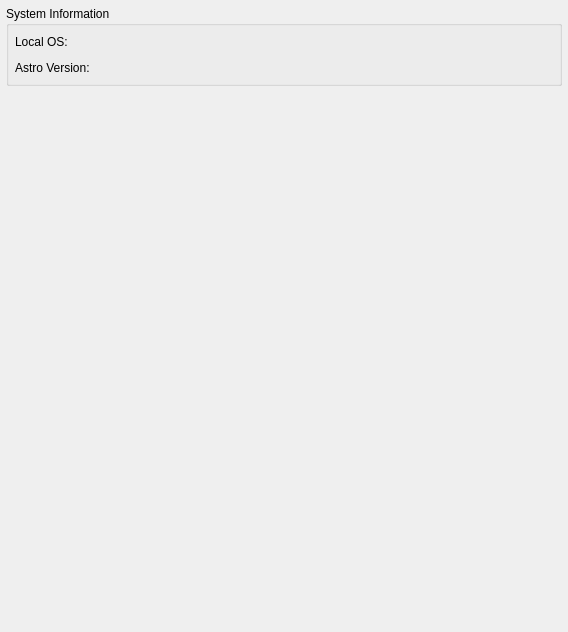
<?xml version="1.0" encoding="UTF-8"?>
<ui version="4.0">
 <class>snowgui::localconfigurationwidget</class>
 <widget class="QWidget" name="snowgui::localconfigurationwidget">
  <property name="geometry">
   <rect>
    <x>0</x>
    <y>0</y>
    <width>568</width>
    <height>632</height>
   </rect>
  </property>
  <property name="windowTitle">
   <string>Form</string>
  </property>
  <layout class="QGridLayout" name="gridLayout">
   <property name="leftMargin">
    <number>6</number>
   </property>
   <property name="topMargin">
    <number>6</number>
   </property>
   <property name="rightMargin">
    <number>6</number>
   </property>
   <property name="bottomMargin">
    <number>6</number>
   </property>
   <item row="0" column="0">
    <widget class="QGroupBox" name="localsystemGroup">
     <property name="maximumSize">
      <size>
       <width>16777215</width>
       <height>80</height>
      </size>
     </property>
     <property name="title">
      <string>System Information</string>
     </property>
     <layout class="QGridLayout" name="gridLayout_8">
      <property name="leftMargin">
       <number>6</number>
      </property>
      <property name="topMargin">
       <number>6</number>
      </property>
      <property name="rightMargin">
       <number>6</number>
      </property>
      <property name="bottomMargin">
       <number>6</number>
      </property>
      <item row="1" column="0">
       <widget class="QLabel" name="localastroversionLabel">
        <property name="maximumSize">
         <size>
          <width>100</width>
          <height>16777215</height>
         </size>
        </property>
        <property name="text">
         <string>Astro Version:</string>
        </property>
       </widget>
      </item>
      <item row="0" column="0">
       <widget class="QLabel" name="localsystemLabel">
        <property name="maximumSize">
         <size>
          <width>100</width>
          <height>16777215</height>
         </size>
        </property>
        <property name="text">
         <string>Local OS:</string>
        </property>
       </widget>
      </item>
      <item row="1" column="1" colspan="2">
       <widget class="QLabel" name="localastroversionField">
        <property name="maximumSize">
         <size>
          <width>16777215</width>
          <height>16777215</height>
         </size>
        </property>
        <property name="text">
         <string/>
        </property>
       </widget>
      </item>
      <item row="0" column="1" colspan="2">
       <widget class="QLabel" name="localsystemField">
        <property name="text">
         <string/>
        </property>
       </widget>
      </item>
     </layout>
    </widget>
   </item>
   <item row="1" column="0">
    <widget class="snowgui::configurationwidget" name="configurationWidget" native="true"/>
   </item>
  </layout>
 </widget>
 <customwidgets>
  <customwidget>
   <class>snowgui::configurationwidget</class>
   <extends>QWidget</extends>
   <header location="global">configurationwidget.h</header>
   <container>1</container>
  </customwidget>
 </customwidgets>
 <resources/>
 <connections/>
</ui>
